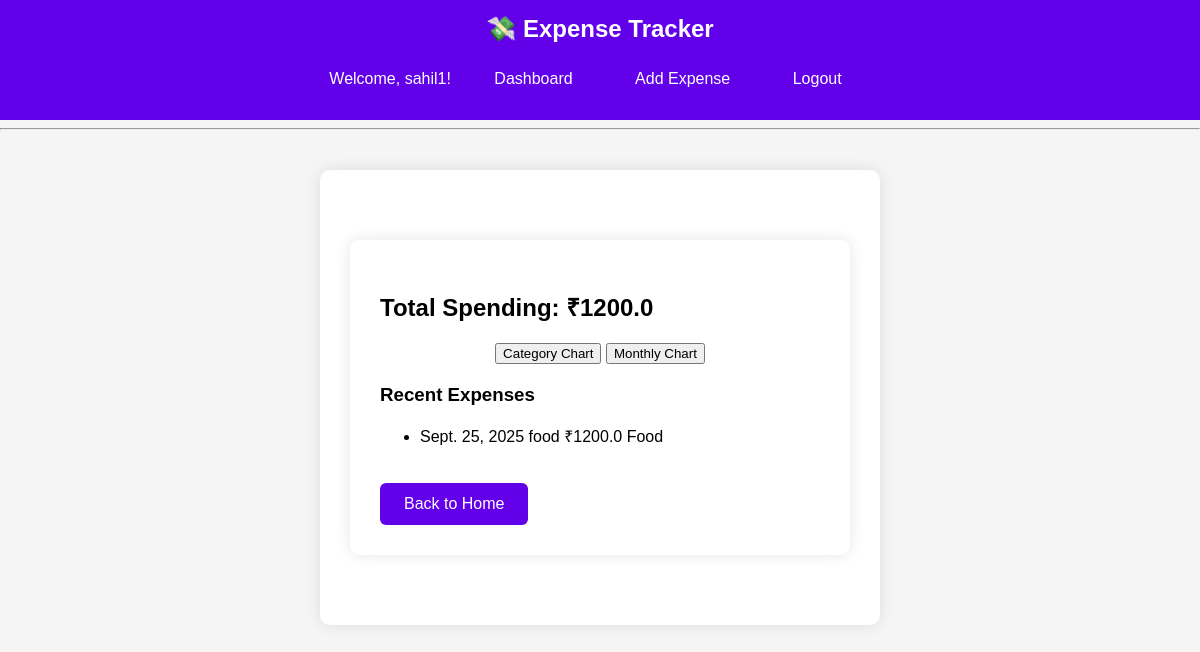
Page /tracker/dashboard/ (signed in) on the committed database.
### tracker/models.py (models this page shows, shortened)
class Expense(models.Model):
    CATEGORY_CHOICES = [
        ('Food', 'Food'),
        ('Travel', 'Travel'),
        ('Rent', 'Rent'),
        ('Other', 'Other'),
    ]
    user = models.ForeignKey(User, on_delete=models.CASCADE)  # 🔐 Link expense to user
    title = models.CharField(max_length=100)
    amount = models.FloatField()
    category = models.CharField(max_length=50, choices=CATEGORY_CHOICES)
    date = models.DateField()

### tracker/views.py (the view)
# urls.py: path('dashboard/', views.dashboard, name='dashboard'),
@login_required
def dashboard(request):
    expenses = Expense.objects.filter(user=request.user).order_by('-date')
    total = expenses.aggregate(Sum('amount'))['amount__sum'] or 0
    category_totals = defaultdict(float)
    for exp in expenses:
        category_totals[exp.category] += exp.amount
    chart_labels = json.dumps(list(category_totals.keys()))
    chart_data = json.dumps(list(category_totals.values()))
    monthly_totals = (
        expenses
        .annotate(month=TruncMonth('date'))
        .values('month')
        .annotate(total=Sum('amount'))
        .order_by('month')
    )
    bar_labels = [calendar.month_abbr[item['month'].month] for item in monthly_totals]
    bar_data = [item['total'] for item in monthly_totals]
    context = {
        'expenses': expenses,
        'total': total,
        'chart_labels': chart_labels,
        'chart_data': chart_data,
        'bar_labels': json.dumps(bar_labels),
        'bar_data': json.dumps(bar_data),
    }
    return render(request, 'tracker/dashboard.html', context)

### tracker/templates/tracker/dashboard.html (shortened to what this page needs)
{% extends 'tracker/base.html' %}
{% block content %}
<div class="page-box">
    <h2>Total Spending: ₹{{ total }}</h2>
    <div style="text-align: center; margin-bottom: 20px;">
        <button onclick="showChart('pie')" class="toggle-btn">Category Chart</button>
        <button onclick="showChart('bar')" class="toggle-btn">Monthly Chart</button>
    </div>
    <h3>Recent Expenses</h3>
    <ul class="expense-list">
        {% for expense in expenses %}
        <li class="expense-item">
            <span class="expense-date">{{ expense.date }}</span>
            <span class="expense-title">{{ expense.title }}</span>
            <span class="expense-amount">₹{{ expense.amount }}</span>
            <span class="expense-category">{{ expense.category }}</span>
        </li>
        {% empty %}
        <li>No expenses recorded yet.</li>
        {% endfor %}
    </ul>
    <a href="{% url 'home' %}" class="nav-button">Back to Home</a>
</div>
{% endblock %}

### tracker/templates/tracker/base.html (shortened to what this page needs)
{% load static %}
<!DOCTYPE html>
<html lang="en">
<head>
    <link rel="stylesheet" href="{% static 'tracker/style.css' %}">
</head>
<body>
    <header>
        <span class="title"><strong>💸 Expense Tracker</strong></span>
        <nav>
            {% if user.is_authenticated %}
                <span style="margin-right: 10px;">Welcome, {{ user.username }}!</span>
                <a href="{% url 'dashboard' %}" class="nav-button">Dashboard</a>
                <a href="{% url 'add-expense' %}" class="nav-button">Add Expense</a>
                <a href="{% url 'logout' %}" class="nav-button">Logout</a>
            {% else %}
                <a href="{% url 'login' %}" class="nav-button">Login</a>
                <a href="{% url 'signup' %}" class="nav-button">Sign Up</a>
            {% endif %}
        </nav>
    </header>
    <hr>
    <div class="page-box">
        {% block content %}{% endblock %}
    </div>
</body>
</html>

### tracker/static/tracker/style.css (style rules this page uses)
body { font-family: Arial, sans-serif; background-color: #f5f5f5; margin: 0; padding: 0; }
.page-box { max-width: 500px; margin: 40px auto; background-color: white; padding: 30px; border-radius: 10px; box-shadow: 0 0 15px rgba(0,0,0,0.1); }
.nav-button { display: inline-block; margin-top: 20px; padding: 12px 24px; background-color: #6200ea; color: white; border: none; border-radius: 6px; cursor: pointer; font-size: 1rem; transition: background-color 0.3s ease; text-decoration: none; }
header { background-color: #6200ea; color: white; padding: 15px; text-align: center; }
header .title { font-size: 1.5rem; }
nav { margin-top: 10px; }
nav a.nav-button { margin: 5px; }

### rows in the picture
Expense: date "Sept. 25, 2025", title "food", amount "1200.0", category "Food"

### other values in the picture
{{ user.username }} "sahil1"
{{ total }} "1200.0"
